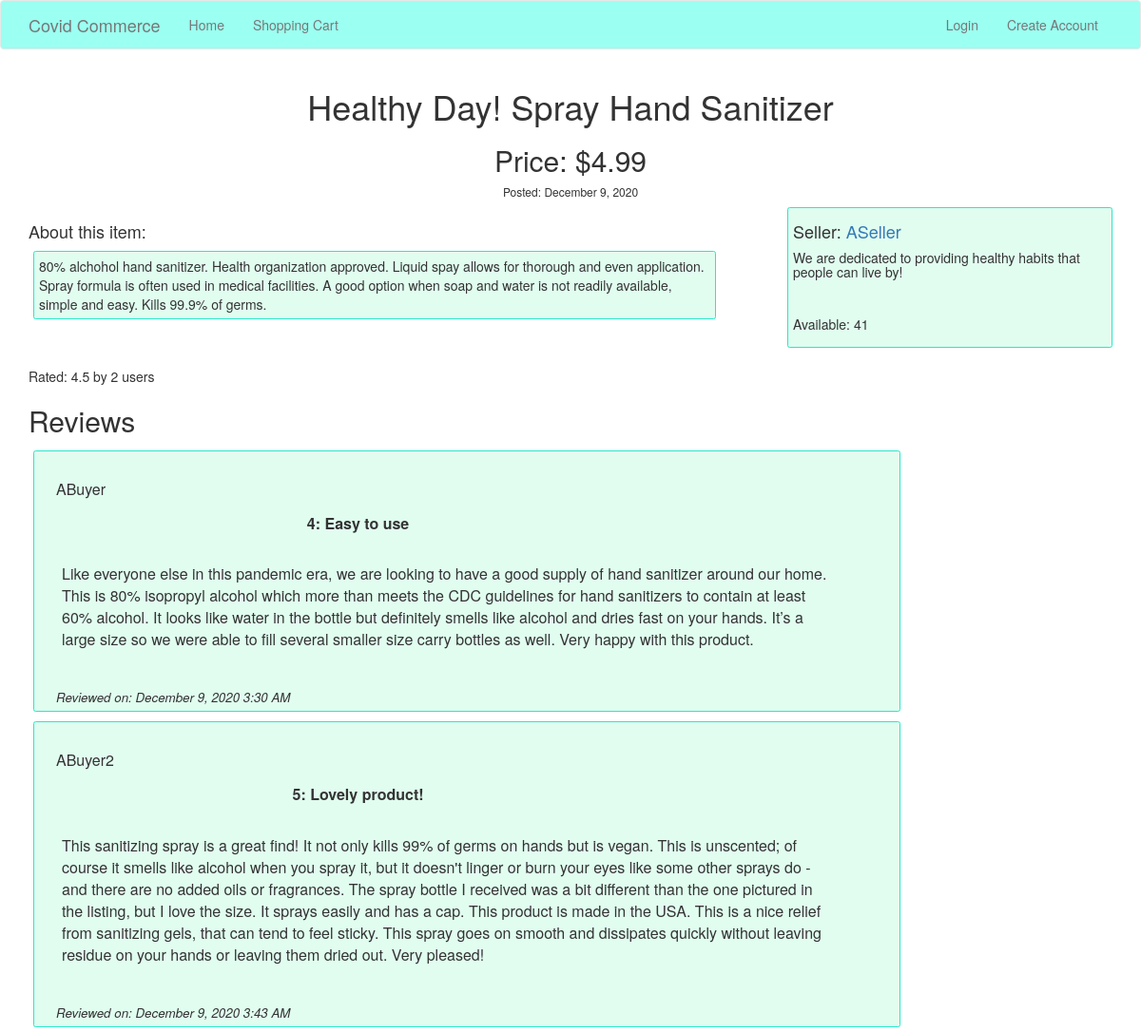
Page /detailed_item/1 on the committed database.
### app/models.py (models this page shows, shortened)
class Item(db.Model):
    id = db.Column(db.Integer, primary_key = True)
    item_name = db.Column(db.String(64), index = True)
    item_description = db.Column(db.String(1500))
    seller_id = db.Column(db.Integer, db.ForeignKey('user.id'))
    price = db.Column(db.Float(precision = 2, asdecimal = True))
    posted_on = db.Column(db.DateTime, default = datetime.utcnow)
    num_available = db.Column(db.Integer, default = 0)
    initial_supply = db.Column(db.Integer, default = 0)
    in_cart_of = db.relationship('User', secondary = cart, primaryjoin = (cart.c.item_id == id), backref = db.backref('cart', lazy = 'dynamic'), lazy = 'dynamic') # All of the carts that an item is in
    num_purchased = db.Column(db.Integer, default = 0)
    supplied_in = db.relationship('Sellerorder', secondary = itemSellerOrder, primaryjoin = (itemSellerOrder.c.item_id == id), backref = db.backref('itemSellerOrder', lazy = 'dynamic'), lazy = 'dynamic') # All of the seller orders that an item exists in
    bought_in = db.relationship('Buyerorder', secondary = itemBuyerOrder, primaryjoin = (itemBuyerOrder.c.item_id == id), backref = db.backref('itemBuyerOrder', lazy = 'dynamic'), lazy = 'dynamic') # All of the buyer orders that an item exists in
    reviews = db.relationship('Review', backref='reviewed', lazy='dynamic')
    rating = db.Column(db.Float(precision = 2, asdecimal = True), default = 0.0)

class User(UserMixin, db.Model):
    id = db.Column(db.Integer, primary_key=True)
    username = db.Column(db.String(64), index=True, unique=True)
    email = db.Column(db.String(120), index=True, unique=True)
    password_hash = db.Column(db.String(128))
    first_name = db.Column(db.String(100))
    last_name = db.Column(db.String(100))
    about_seller = db.Column(db.String(140))
    address = db.Column(db.String(200))
    card_number = db.Column(db.String(16))
    security_code = db.Column(db.String(3))
    items = db.relationship('Item', backref='supplier', lazy='dynamic')
    is_seller = db.Column(db.Boolean, default = True)
    in_cart = db.relationship('Item', secondary = cart, primaryjoin = (cart.c.buyer_id == id), backref = db.backref('cart', lazy = 'dynamic'), lazy = 'dynamic') # All of the items in a buyer's cart
    orders_to = db.relationship('Sellerorder', backref='supplier', lazy='dynamic') # Order made to a seller
    orders_by = db.relationship('Buyerorder', backref='customer', lazy='dynamic') # Order made by a buyer
    orders_involved_in = db.relationship('Buyerorder', secondary = sellerBuyerOrder, primaryjoin = (sellerBuyerOrder.c.seller_id == id), backref = db.backref('sellerBuyerOrder', lazy = 'dynamic'), lazy = 'dynamic') # All of the items in this order
    reports = db.relationship('Report', backref='reported', lazy='dynamic')
    reviews = db.relationship('Review', backref='reviewer', lazy='dynamic')

class Review(db.Model):
    id = db.Column(db.Integer, primary_key=True)
    title = db.Column(db.String(150))
    body = db.Column(db.String(1500))
    timestamp = db.Column(db.DateTime, index=True, default=datetime.utcnow)
    user_id = db.Column(db.Integer, db.ForeignKey('user.id'))
    item_id = db.Column(db.Integer, db.ForeignKey('item.id'))
    rating = db.Column(db.Integer)

### app/routes.py (the view)
@app.route('/detailed_item/<item_id>', methods=['GET'])
def detailed_item(item_id):
    item = Item.query.get(item_id)
    name = item.item_name
    description = item.item_description
    price= item.price
    timestamp= item.posted_on
    quantity = item.num_available
    return render_template('detailed_item.html',item=item, name=name, reviews = item.reviews.all(), rating = item.rating, rating_count = item.reviews.count(), description=description, price= format(price, ".2f"), timestamp=timestamp, quantity=quantity)

### app/routes.py (called while the page is built)
@app.before_request
def before_request():
    if current_user.is_authenticated:
        current_user.last_seen = datetime.utcnow()
        db.session.add(current_user)
        db.session.commit()

### app/templates/detailed_item.html (shortened to what this page needs)
{% extends "base.html" %}
{% import 'bootstrap/wtf.html' as wtf %}
{% block app_content %}
    <h1 class="text-center"> {{ name }} </h1>
    <h2 class="text-center"> Price: ${{ price }} </h2>
    <h6 class="text-center">Posted: {{ moment(timestamp).format('LL') }}</h6>
    <div style = "display: table">
        <div style = "display: table-row">
            <div style = "display: table-cell">
                <h4 class="text-left">
                    About this item:
                </h4>
                <div class="item-desc">
                    {{ description }}
                </div>
            </div>
            <div style = "display: table-cell" class = "item-info">
                <h4 class="text-left">
                    Seller: <a class = "linkText" href="{{ url_for('seller_page', seller_username = item.supplier.username) }}"> {{ item.supplier.username }}</a>
                </h4>
                {% if item.supplier.about_seller %}
                    <h5 class="text-left">
                        {{ item.supplier.about_seller }}
                    </h5>
                {% else %}
                    <h5 class = "text-left">
                        This seller has not written anything about themselves.
                    </h5>
                {% endif %}
                <br>
                <h5 class="text-left">
                    Available: {{ quantity }}
                </h5>
            </div>
        </div>
    </div>
    <br>
    <div>
        Rated: {{ "%.1f"|format(rating) }} by {{ rating_count }} users
    </div>
    <h2> Reviews </h2>
    <div class = "review-list">
        {% for review in reviews %}
            <div class = "review-box">
                {% include '_review.html' %}
            </div>
        {% endfor %}
    </div>
{% endblock %}

### app/templates/_review.html (shortened to what this page needs)
<table class = "review-table" style = "width:100%" valign="top">
    <tr>
        <td colspan="3">
            <br>
              <div class="displayname"> {{ review.reviewer.username }}</div>
          </td>
        </tr>
    <tr>
        <td colspan="3"><div class="review-title"> {{ review.rating }}: {{review.title}} </div>
        </td>
    </tr>
    <tr>
        <td width="80%" >
            <div class="review-body"> {{review.body}} </div>
            <br>
            <div class="timestamp"> Reviewed on: {{ moment(review.timestamp).format('LLL') }}</div>
        </td>
        <td width = "5%">
            <br>
        </td>
    </tr>
</table>

### app/static/css/main.css (style rules this page uses)
.review-table { width : 100%; margin: 0px; margin-left: 2%; }
.review-title { text-align: center; font-weight: bold; font-style: normal; padding: 5px; }
.timestamp { font-style: italic; font-size: smaller; }
.review-body { font-style: normal; margin: 15px; padding: 2px; margin-left: 4px; margin-right: 10px; }
.item-desc { font-style: normal; margin: 15px; padding: 2px; margin-left: 4px; margin-right: 10px; background-color: rgb(225, 253, 240); width: 90%; margin: 5px; padding: 5px; border: 1.5px solid rgb(42, 230, 201); border-radius: 2.5px; }
.item-info { font-style: normal; margin: 15px; padding: 2px; margin-left: 10px; margin-right: 4px; background-color: rgb(225, 253, 240); width: 30%; margin: 5px; padding: 5px; border: 1.5px solid rgb(42, 230, 201); border-radius: 2.5px; }
.review-title { width: 70%; font-style: bold; font-weight: bold; margin: 1%; padding: 0.5%; margin-left: 1%; }
.review-list { display: flex; flex-wrap: wrap; }
.review-box { display: flex; vertical-align: middle; background-color: rgb(225, 253, 240); width: 80%; margin: 5px; padding: 5px; border: 1.5px solid rgb(42, 230, 201); border-radius: 2.5px; }
.displayname { font-weight: normal; }

### rows in the picture
Item: item_name "Healthy Day! Spray Hand Sanitizer", posted_on "December 9, 2020", item_description "80% alchohol hand sanitizer. Health organization approved. Liquid spay allows for thorough and even application. Spray formula is often used in medical facilities. A good option when soap and water is not readily available, simple and easy. Kills 99.9% of germs.", rating "4.5"
User: supplier.username "ASeller", supplier.about_seller "We are dedicated to providing healthy habits that people can live by!"
Review: reviewer.username "ABuyer", rating "4", title "Easy to use", body "Like everyone else in this pandemic era, we are looking to have a good supply of hand sanitizer around our home. This is 80% isopropyl alcohol which more than meets the CDC guidelines for hand sanitizers to contain at least 60% alcohol. It looks like water in the bottle but definitely smells like alcohol and dries fast on your hands. It’s a large size so we were able to fill several smaller size carry bottles as well. Very happy with this product.", timestamp "December 9, 2020 3:30 AM"
Review: reviewer.username "ABuyer2", rating "5", title "Lovely product!", body "This sanitizing spray is a great find! It not only kills 99% of germs on hands but is vegan. This is unscented; of course it smells like alcohol when you spray it, but it doesn't linger or burn your eyes like some other sprays do - and there are no added oils or fragrances. The spray bottle I received was a bit different than the one pictured in the listing, but I love the size. It sprays easily and has a cap. This product is made in the USA. This is a nice relief from sanitizing gels, that can tend to feel sticky. This spray goes on smooth and dissipates quickly without leaving residue on your hands or leaving them dried out. Very pleased!", timestamp "December 9, 2020 3:43 AM"

### other values in the picture
{{ price }} "4.99"
{{ quantity }} "41"
{{ rating_count }} "2"
